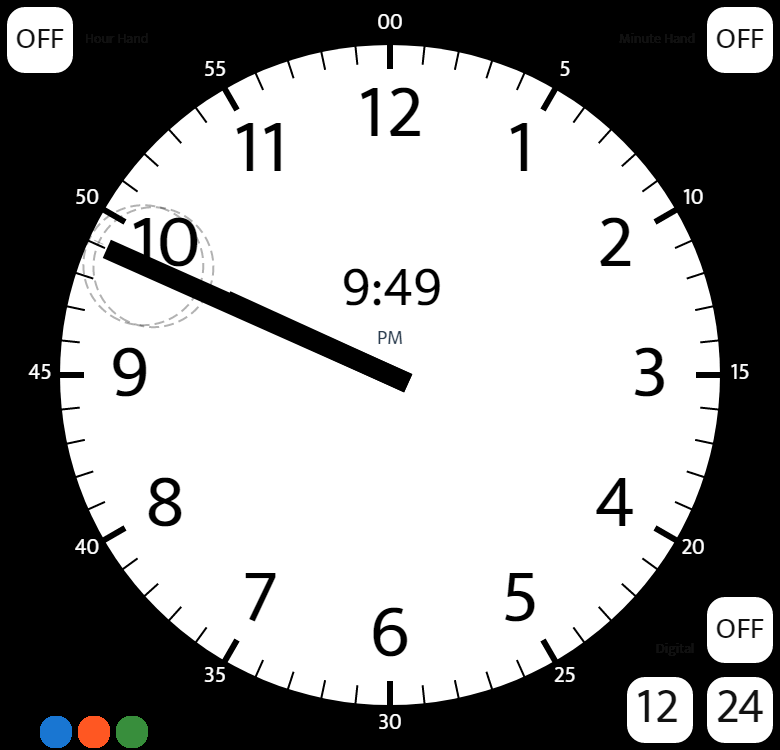
#> input picture 6 Analog to Digital Clock Conversion Project/data/3.jpg, 780 x 750 px, found by its file name
$ python 'uniform noise.py'
#> lines starting #> are read from the running program, lines starting #| are printed output that depends on the picture
import numpy as np
import matplotlib.pyplot as plt
import cv2

# reading img
img = cv2.imread("3.jpg")
#> img is the input picture: shape (750, 780, 3); mean B, G, R 150, 150, 150

# creating noise
uni_noise = np.zeros(img.shape, dtype=np.uint8)
cv2.randu(uni_noise, 0, 255)
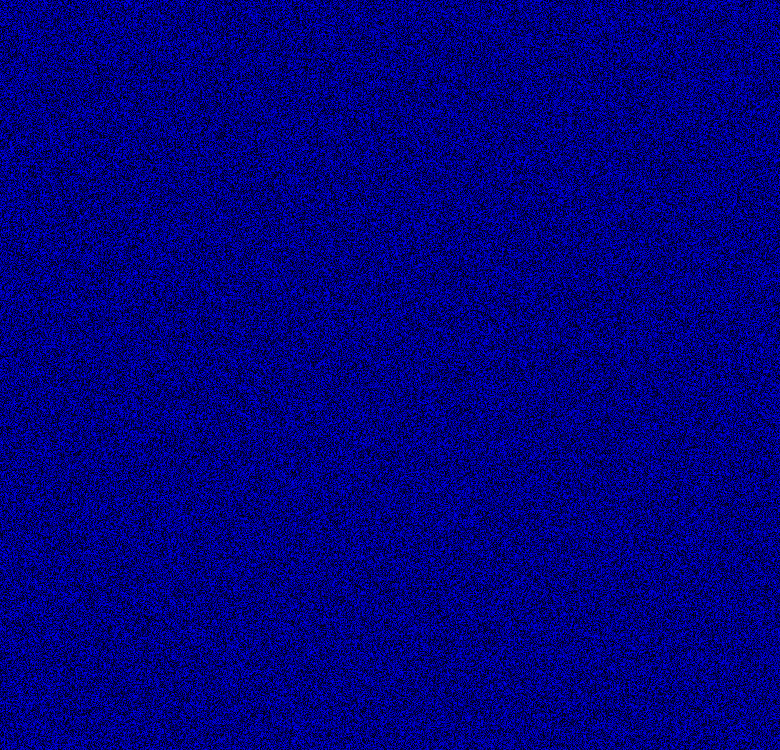
#> uni_noise: shape (750, 780, 3); mean of channels 0, 1, 2 127.1, 0, 0; drawn as B, G, R
uni_noise = (uni_noise*1).astype(np.uint8)

# putting noise on original picture
un_img = cv2.add(img, uni_noise)
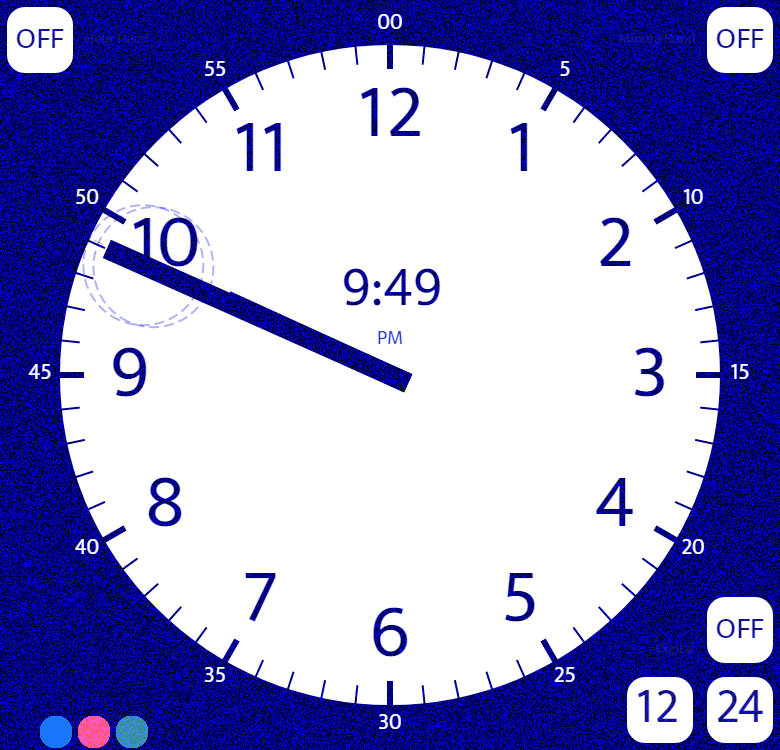
#> un_img: shape (750, 780, 3); mean B, G, R 202.9, 150, 150

# saving the img
cv2.imwrite('3uniformNoise.jpg', un_img)


# [17 lines of commented-out code are left out]

$ run again, with 6 Analog to Digital Clock Conversion Project/data/1.jpg copied over 6 Analog to Digital Clock Conversion Project/data/3.jpg
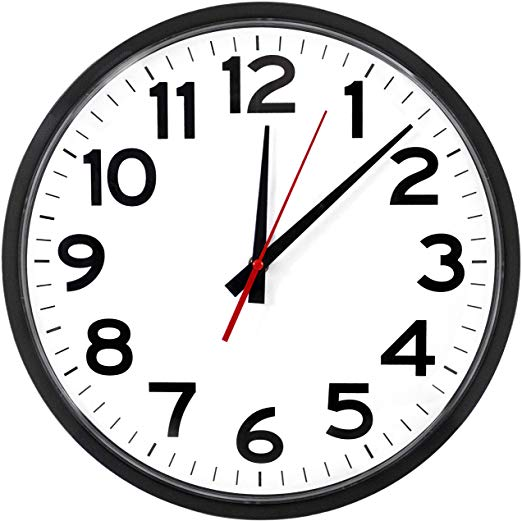
#> input picture 6 Analog to Digital Clock Conversion Project/data/1.jpg, 522 x 521 px, found by its file name
#> img is the input picture: shape (521, 522, 3); mean B, G, R 204.6, 204.3, 204.9
#> `cv2.randu(uni_noise, 0, 255)`:
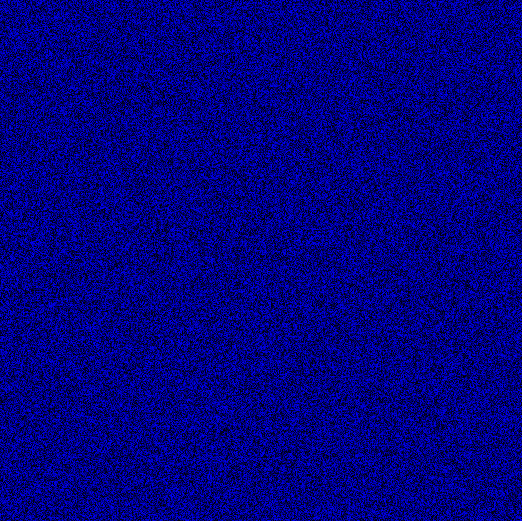
#> uni_noise: shape (521, 522, 3); mean of channels 0, 1, 2 127.1, 0, 0; drawn as B, G, R
#> `un_img = cv2.add(img, uni_noise)`:
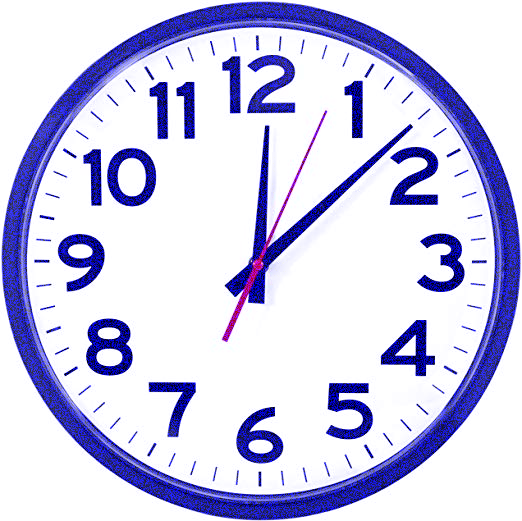
#> un_img: shape (521, 522, 3); mean B, G, R 233.8, 204.3, 204.9

$ run again, with 6 Analog to Digital Clock Conversion Project/data/11.jpg copied over 6 Analog to Digital Clock Conversion Project/data/3.jpg
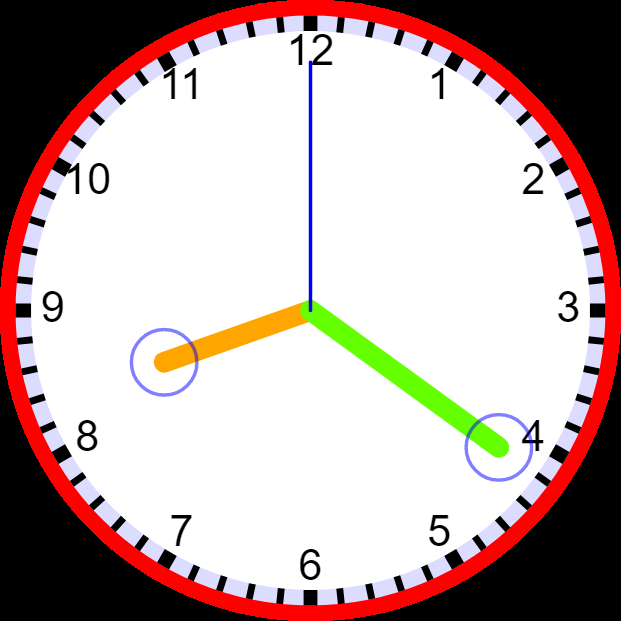
#> input picture 6 Analog to Digital Clock Conversion Project/data/11.jpg, 621 x 621 px, found by its file name
#> img is the input picture: shape (621, 621, 3); mean B, G, R 168.2, 170, 188.9
#> `cv2.randu(uni_noise, 0, 255)`:
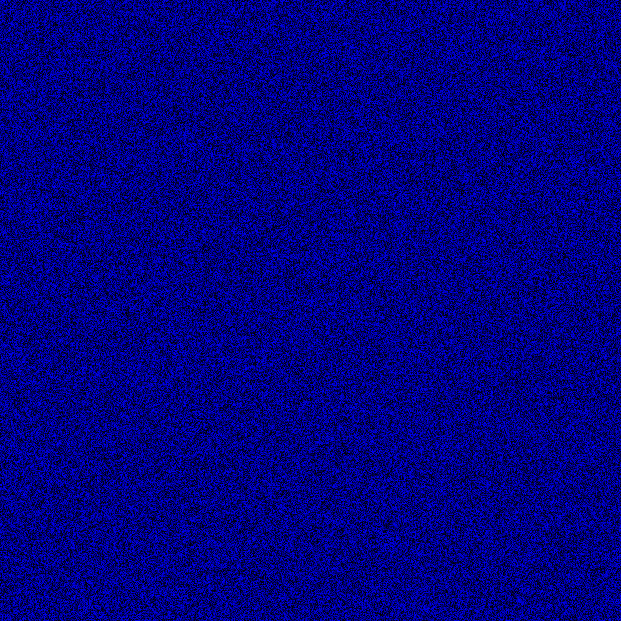
#> uni_noise: shape (621, 621, 3); mean of channels 0, 1, 2 127, 0, 0; drawn as B, G, R
#> `un_img = cv2.add(img, uni_noise)`:
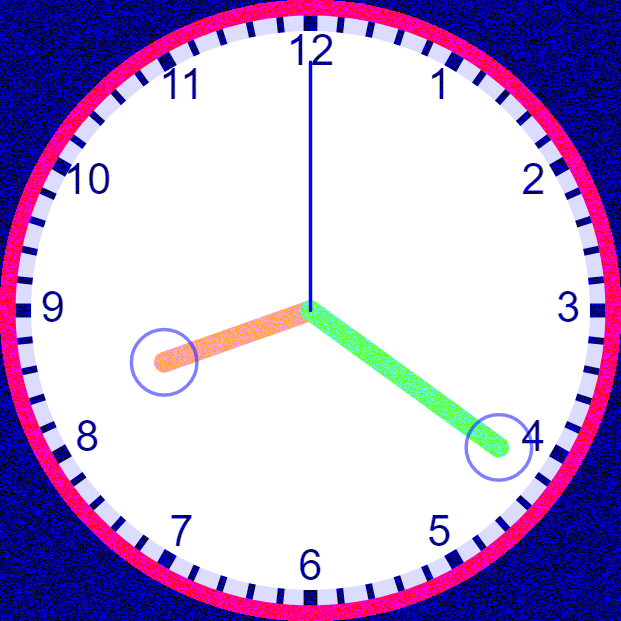
#> un_img: shape (621, 621, 3); mean B, G, R 211.9, 170, 188.9
